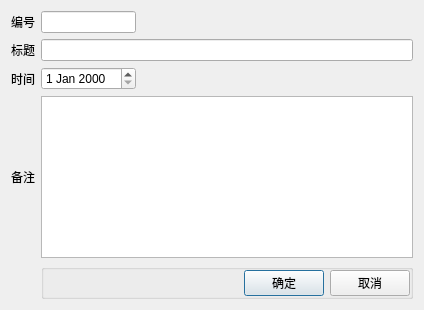
<?xml version="1.0" encoding="UTF-8"?>
<ui version="4.0">
 <class>DialogJobFairRemind</class>
 <widget class="QDialog" name="DialogJobFairRemind">
  <property name="geometry">
   <rect>
    <x>0</x>
    <y>0</y>
    <width>424</width>
    <height>310</height>
   </rect>
  </property>
  <property name="windowTitle">
   <string>招聘会</string>
  </property>
  <layout class="QGridLayout" name="gridLayout">
   <item row="2" column="0">
    <widget class="QLabel" name="label">
     <property name="text">
      <string>标题</string>
     </property>
    </widget>
   </item>
   <item row="2" column="1" colspan="3">
    <widget class="QLineEdit" name="lineEditTitle"/>
   </item>
   <item row="3" column="0">
    <widget class="QLabel" name="label_2">
     <property name="text">
      <string>时间</string>
     </property>
    </widget>
   </item>
   <item row="4" column="0">
    <widget class="QLabel" name="label_3">
     <property name="text">
      <string>备注</string>
     </property>
    </widget>
   </item>
   <item row="4" column="1" colspan="3">
    <widget class="QTextEdit" name="textEditNote"/>
   </item>
   <item row="3" column="3">
    <spacer name="horizontalSpacer">
     <property name="orientation">
      <enum>Qt::Horizontal</enum>
     </property>
     <property name="sizeHint" stdset="0">
      <size>
       <width>40</width>
       <height>20</height>
      </size>
     </property>
    </spacer>
   </item>
   <item row="5" column="1" colspan="3">
    <widget class="QGroupBox" name="groupBox">
     <property name="title">
      <string/>
     </property>
     <property name="qssGroup" stdset="0">
      <string>NoBorder</string>
     </property>
     <layout class="QHBoxLayout" name="horizontalLayout">
      <property name="topMargin">
       <number>0</number>
      </property>
      <property name="rightMargin">
       <number>0</number>
      </property>
      <property name="bottomMargin">
       <number>0</number>
      </property>
      <item>
       <spacer name="horizontalSpacer_2">
        <property name="orientation">
         <enum>Qt::Horizontal</enum>
        </property>
        <property name="sizeHint" stdset="0">
         <size>
          <width>200</width>
          <height>20</height>
         </size>
        </property>
       </spacer>
      </item>
      <item>
       <widget class="QPushButton" name="btnOK">
        <property name="text">
         <string>确定</string>
        </property>
       </widget>
      </item>
      <item>
       <widget class="QPushButton" name="btnCancel">
        <property name="text">
         <string>取消</string>
        </property>
       </widget>
      </item>
     </layout>
    </widget>
   </item>
   <item row="0" column="0">
    <widget class="QLabel" name="labelId">
     <property name="text">
      <string>编号</string>
     </property>
    </widget>
   </item>
   <item row="0" column="1" colspan="2">
    <widget class="QLineEdit" name="lineEditId"/>
   </item>
   <item row="3" column="1" colspan="2">
    <widget class="QDateEdit" name="dateEdit"/>
   </item>
  </layout>
 </widget>
 <resources/>
 <connections/>
</ui>
